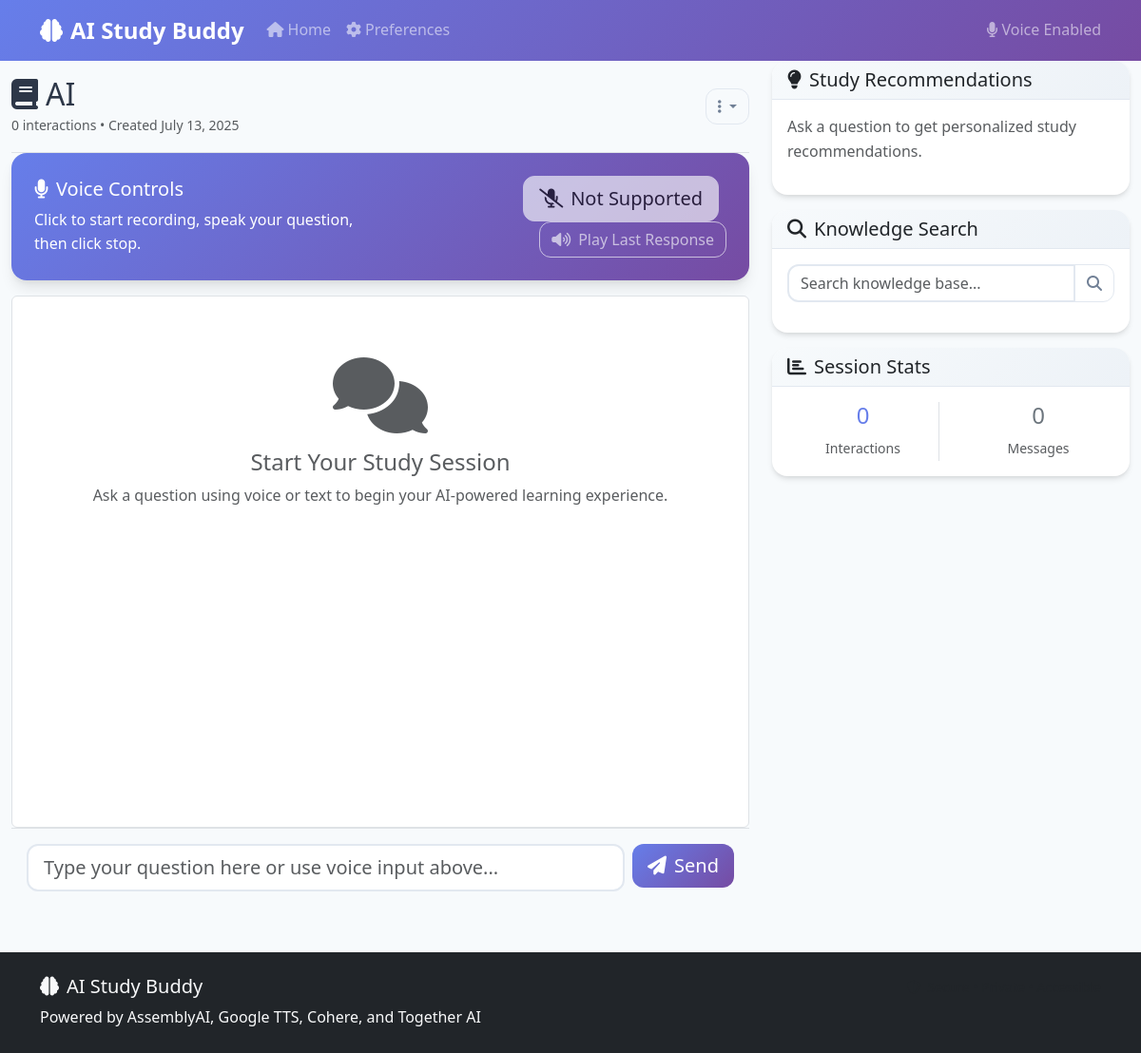
The app's page /study/2 with its own data.
### models.py (models this page shows)
class StudySession(db.Model):
    __tablename__ = 'study_sessions'
    id = db.Column(db.Integer, primary_key=True)
    session_name = db.Column(db.String(200), nullable=False)
    created_at = db.Column(db.DateTime, default=datetime.utcnow)
    updated_at = db.Column(db.DateTime, default=datetime.utcnow, onupdate=datetime.utcnow)
    total_interactions = db.Column(db.Integer, default=0)
    conversations = db.relationship('Conversation', backref='session', lazy=True, cascade='all, delete-orphan')

### routes/main_routes.py (the view)
@main_bp.route('/study/<int:session_id>')
def study_session(session_id):
    study_session = StudySession.query.get_or_404(session_id)
    conversations = Conversation.query.filter_by(session_id=session_id)\
                                    .order_by(Conversation.timestamp.asc()).all()
    prefs = UserPreferences.query.filter_by(session_id=session.get('session_id', '')).first()
    return render_template('study_session.html',
                         study_session=study_session,
                         conversations=conversations,
                         user_preferences=prefs)

### routes/main_routes.py (called while the page is built)
@main_bp.before_request
def before_request():
    if 'session_id' not in session:
        session['session_id'] = str(uuid.uuid4())
    logger.debug(f"Request: {request.method} {request.path} from {request.remote_addr}")

@main_bp.after_request
def after_request(response):
    response.headers['X-Content-Type-Options'] = 'nosniff'
    response.headers['X-Frame-Options'] = 'DENY'
    response.headers['X-XSS-Protection'] = '1; mode=block'
    return response

### templates/study_session.html (shortened to what this page needs)
{% extends "base.html" %}
{% block content %}
<div class="container-fluid">
    <div class="row">
        <div class="col-lg-8">
            <div class="d-flex justify-content-between align-items-center py-3 border-bottom">
                <div>
                    <h2 class="mb-0">
                        <i class="fas fa-book me-2"></i>{{ study_session.session_name }}
                    </h2>
                    <small class="text-muted">
                        {{ study_session.total_interactions }} interactions •
                        Created {{ study_session.created_at.strftime('%B %d, %Y') }}
                    </small>
                </div>
                <div class="dropdown">
                    <button class="btn btn-outline-secondary dropdown-toggle" type="button" data-bs-toggle="dropdown">
                        <i class="fas fa-ellipsis-v"></i>
                    </button>
                </div>
            </div>
            <div class="voice-controls">
                <div class="row align-items-center">
                    <div class="col-md-6">
                        <h5 class="mb-2">
                            <i class="fas fa-microphone me-2"></i>Voice Controls
                        </h5>
                        <p class="mb-0">Click to start recording, speak your question, then click stop.</p>
                    </div>
                    <div class="col-md-6 text-md-end">
                        <button id="voiceBtn" class="btn btn-light btn-lg me-2">
                        </button>
                        <button id="playLastResponseBtn" class="btn btn-outline-light" disabled>
                            <i class="fas fa-volume-up me-2"></i>Play Last Response
                        </button>
                    </div>
                </div>
            </div>
            <div id="chatContainer" class="chat-container p-3">
                {% if not conversations %}
                    <div class="text-center py-5 text-muted">
                        <i class="fas fa-comments display-1 mb-3"></i>
                        <h4>Start Your Study Session</h4>
                        <p>Ask a question using voice or text to begin your AI-powered learning experience.</p>
                    </div>
                {% endif %}
            </div>
            <div class="border-top p-3">
                <form id="chatForm" class="row g-2">
                    <div class="col">
                        <input type="text" id="messageInput" class="form-control form-control-lg"
                               placeholder="Type your question here or use voice input above..." maxlength="500">
                    </div>
                    <div class="col-auto">
                        <button type="submit" class="btn btn-primary btn-lg">
                            <i class="fas fa-paper-plane me-2"></i>Send
                        </button>
                    </div>
                </form>
            </div>
        </div>
        <div class="col-lg-4">
            <div class="card">
                <div class="card-header">
                    <h5 class="mb-0">
                        <i class="fas fa-lightbulb me-2"></i>Study Recommendations
                    </h5>
                </div>
                <div class="card-body">
                    <div id="recommendations">
                        <p class="text-muted">Ask a question to get personalized study recommendations.</p>
                    </div>
                </div>
            </div>
            <div class="card mt-3">
                <div class="card-header">
                    <h5 class="mb-0">
                        <i class="fas fa-search me-2"></i>Knowledge Search
                    </h5>
                </div>
                <div class="card-body">
                    <div class="input-group mb-3">
                        <input type="text" id="searchInput" class="form-control" placeholder="Search knowledge base...">
                        <button class="btn btn-outline-secondary" onclick="searchKnowledge()">
                            <i class="fas fa-search"></i>
                        </button>
                    </div>
                </div>
            </div>
            <div class="card mt-3">
                <div class="card-header">
                    <h5 class="mb-0">
                        <i class="fas fa-chart-bar me-2"></i>Session Stats
                    </h5>
                </div>
                <div class="card-body">
                    <div class="row text-center">
                        <div class="col-6">
                            <div class="border-end">
                                <h4 class="text-primary">{{ study_session.total_interactions }}</h4>
                                <small class="text-muted">Interactions</small>
                            </div>
                        </div>
                        <div class="col-6">
                            <h4 class="text-secondary">{{ conversations|length }}</h4>
                            <small class="text-muted">Messages</small>
                        </div>
                    </div>
                </div>
            </div>
        </div>
    </div>
</div>
{% endblock %}

### static/css/style.css (style rules this page uses)
:root { --primary: #667eea; --secondary: #764ba2; --gradient-primary: linear-gradient(135deg, #667eea 0%, #764ba2 100%); --gradient-secondary: linear-gradient(135deg, #f093fb 0%, #f5576c 100%); --text-primary: #2d3748; --text-secondary: #718096; --bg-light: #f7fafc; --border-color: #e2e8f0; --shadow: 0 4px 6px -1px rgba(0, 0, 0, 0.1), 0 2px 4px -1px rgba(0, 0, 0, 0.06); --shadow-lg: 0 10px 15px -3px rgba(0, 0, 0, 0.1), 0 4px 6px -2px rgba(0, 0, 0, 0.05); }
.btn-primary { background: var(--gradient-primary); border: none; transition: all 0.3s ease; }
.text-primary { color: var(--primary) !important; }
body { font-family: 'Segoe UI', Tahoma, Geneva, Verdana, sans-serif; background-color: var(--bg-light); color: var(--text-primary); line-height: 1.6; }
.form-control { border-radius: 0.75rem; border: 2px solid var(--border-color); transition: all 0.3s ease; }
.card { border: none; border-radius: 1rem; box-shadow: var(--shadow); overflow: hidden; }
.card-header { background: linear-gradient(135deg, #f7fafc 0%, #edf2f7 100%); border-bottom: 1px solid var(--border-color); font-weight: 600; }
.btn { border-radius: 0.75rem; font-weight: 500; transition: all 0.3s ease; }
.btn-outline-secondary { border-color: var(--border-color); color: var(--text-secondary); }
.chat-container { background: linear-gradient(to bottom, #ffffff 0%, #f8fafc 100%); }
.voice-controls { background: var(--gradient-primary); box-shadow: var(--shadow-lg); }

### templates/study_session.html (style rules this page uses)
.chat-container { height: 70vh; overflow-y: auto; border: 1px solid var(--bs-border-color); border-radius: 0.375rem; background: var(--bs-body-bg); }
.voice-controls { background: linear-gradient(135deg, #667eea 0%, #764ba2 100%); border-radius: 1rem; padding: 1.5rem; color: white; margin-bottom: 1rem; }

### records on screen
StudySession: session_name "AI", total_interactions "0", created_at "July 13, 2025"

### other values on screen
{{ conversations|length }} "0"
